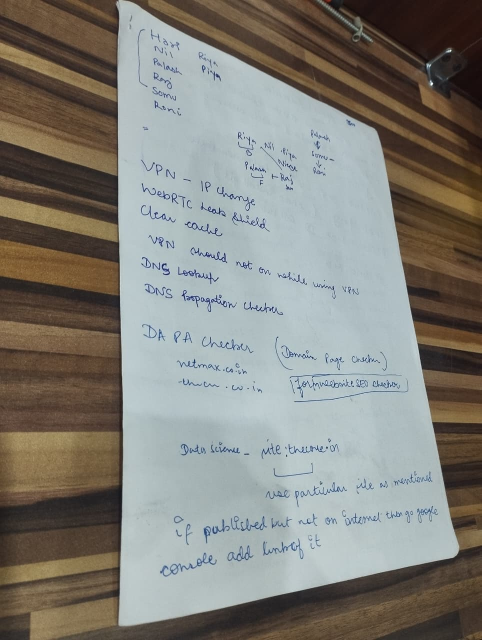
#> input picture 1_OpenCV/6_Feature_Detection/tilted2.jpeg, 963 x 1280 px (shown at 1/2 size)
$ python 50_homography_perspective.py
#> lines starting #> are read from the running program, lines starting #| are printed output that depends on the picture
import cv2
import numpy as np

# 1. Read the input image
image = cv2.imread("tilted2.jpeg")
#> image is the input picture: shape (1280, 963, 3); mean B, G, R 122.5, 129.2, 130.8

if image is None:
    print("Error: Could not load tilted.jpg")
    exit()

# 2. Define the 4 corners of the object
# Order: Top-Left, Top-Right, Bottom-Right, Bottom-Left

src_points = np.float32([
    [227, 5],       # Top-Left
    [760, 252],    # Top-Right
    [921, 1103],     # Bottom-Right
    [238, 1250]      # Bottom-Left
])

# 3. Desired output size
width, height = 700, 900

# 4. Destination points
dst_points = np.float32([
    [0, 0],
    [width, 0],
    [width, height],
    [0, height]
])

# 5. Calculate perspective transformation matrix
H = cv2.getPerspectiveTransform(src_points, dst_points)

# 6. Apply perspective transformation
warped_img = cv2.warpPerspective(
    image,
    H,
    (width, height)
)
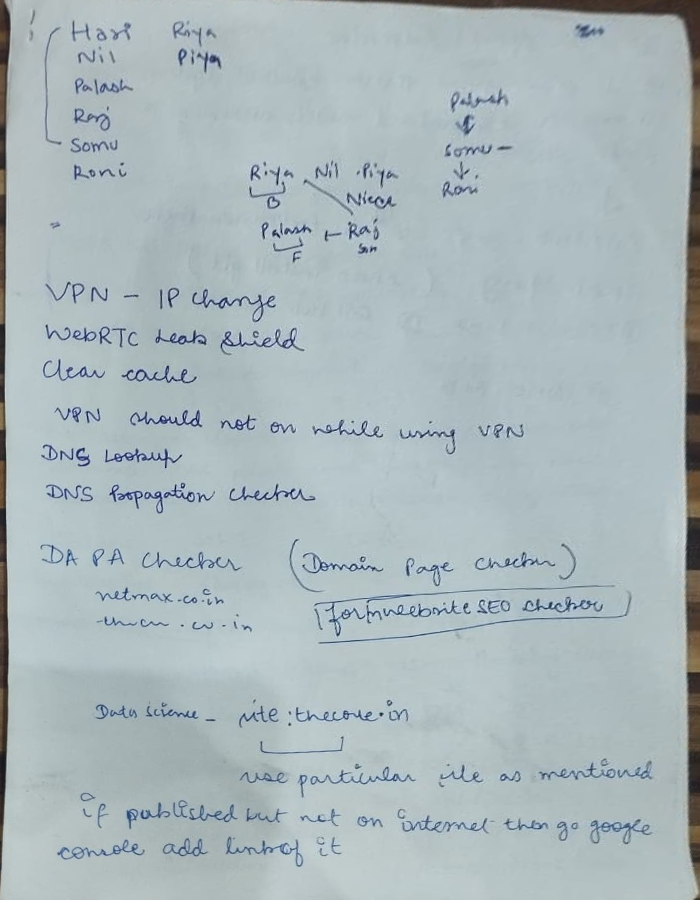
#> warped_img: shape (900, 700, 3); mean B, G, R 187.4, 183.7, 170.4

# 7. Display
cv2.imshow("Original Image", image)
cv2.imshow("Warped Image", warped_img)

cv2.waitKey(0)
cv2.destroyAllWindows()

$ run again, with 1_OpenCV/6_Feature_Detection/tilted3.jpeg copied over 1_OpenCV/6_Feature_Detection/tilted2.jpeg
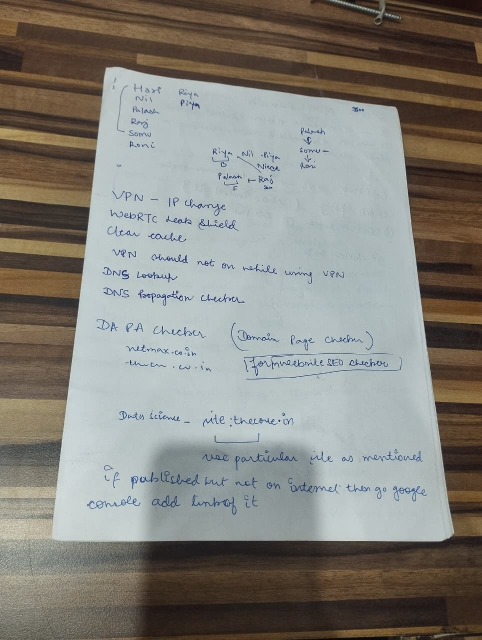
#> input picture 1_OpenCV/6_Feature_Detection/tilted3.jpeg, 963 x 1280 px (shown at 1/2 size)
#> image is the input picture: shape (1280, 963, 3); mean B, G, R 123.7, 130.3, 132.4
#> `warped_img = cv2.warpPerspective( image, H, (width, height) )`:
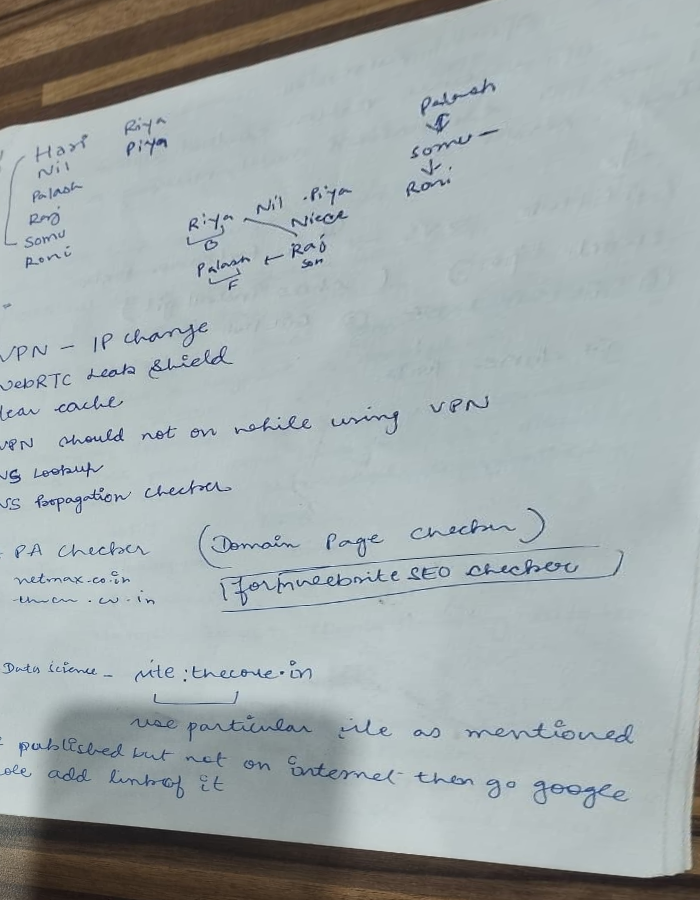
#> warped_img: shape (900, 700, 3); mean B, G, R 171.1, 170.3, 161.8
